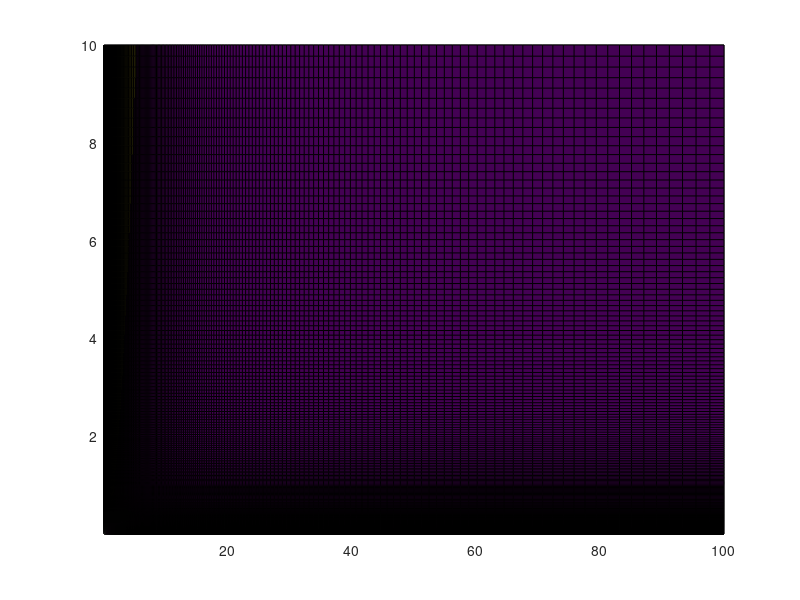

MATLAB code for this plot: (Note: this script raises an error after producing the figure.)
% Nick
c0 = 1.3e3; k0 = 12e3; m0 = 12; L0 = 1; s = sqrt(1e-3);

% Fletcher
%c0 = 57.28; k0 = 23.42; m0 = 16.94e-4; L0 = .2; s = .2;
sTemp = @(L) 10.^(.434.*log(12.*L.^3))./(100*(.1375.*L-7.5e-3));
phi = @(c_0,k_0,m_0,L,L_0,s,T) atand(((c_0.*s.^2.*(L.^3./L_0).*(2.*pi./T))./(k_0.*s.^2.*(L.^3./L_0)+(1/2).*m_0.*9.81.*(L.^4./L_0.^3)-(1/3).*m_0.*(L.^5./L_0.^3).*(2.*pi./T).^2)));
tqv = @(c_0,k_0,m_0,L,L_0,s) (pi.*c_0.*s.^2.*L.^3+pi.*((c_0.*s.^2.*L.^3).^2+16.*(k_0.*s.^2.*L.^3+(1/2).*m_0.*9.81.*(L.^4./L_0.^2)).*((1/3).*m_0.*(L.^5./L_0.^2))).^(1/2))./(2.*(k_0.*s.^2.*L.^3+(1/2).*m_0.*9.81.*(L.^4./L_0.^2)));
tvk = @(c_0,k_0,m_0,L,L_0,s) (-pi.*c_0.*s.^2.*L.^3+pi.*sqrt((c_0.*s.^2.*L.^3).^2+16.*(k_0.*s.^2.*L.^3+(1/2).*m_0.*9.81.*L.^4).*((1/3).*m_0.*(L.^5./L_0.^2))))./(2.*(k_0.*s.^2.*L.^3+(1/2).*m_0.*9.81.*(L.^4./L_0.^2)));
zta = @(c_0,k_0,m_0,L,L_0,s) (1./L).*((c_0.*s.^2)./(2.*sqrt(k_0.*s.^2+(1/2).*m_0.*9.81.*(L./L_0.^2)).*sqrt((1/3).*(m_0./L_0.^2))));

[lmat,tmat] = meshgrid(logspace(-4,1,500),logspace(-3,2,500)); 
sVals = logspace(-3,0,10);
temp = find(sVals-sqrt(1e-3)>0,1,'first');
sVals = [sVals(1:temp-1),sqrt(1e-3),sVals(temp:end)];
%sVals(1) = s;
%sVals = repmat(sTemp(logspace(-4,1,500)),500,1);

count  = 1;
for ii = 1:length(sVals)
    figObj = figure('Position',[962,2,958,994]);
    phiout = phi(c0,k0,m0,lmat,L0,sVals(ii),tmat);
    phiout(phiout<0) = phiout(phiout<0)+180;

     %surf(tmat,lmat,phiout,'EdgeAlpha',0); hold on
    pPic = pcolor(tmat,lmat,phiout); 
        pPic.EdgeAlpha = 0; hold on
        set(gca,'xscale','log','yscale','log'); 
        view([0 90]);
        pbaspect([1 1 1]);
        colormap autumn

    title(['Phase Angle of Steady State Motion, $\phi$. Sval = ',num2str(sVals(ii))],'Interpreter','latex','FontSize',18)
    xlabel('Time-scale (s)','FontSize',16);
    ylabel('Length-scale (m)','FontSize',16);

    % Plot Tqv
        plot(tqv(c0,k0,m0,logspace(-4,1,50),L0,sVals(ii)),logspace(-4,1,50),'w','LineWidth',3)

    % Plot Tvk
        plot(tvk(c0,k0,m0,logspace(-4,1,50),L0,sVals(ii)),logspace(-4,1,50),'w','LineWidth',3)
    
    % Plot Zeta
        zta_temp = @(L) zta(c0,k0,m0,L,L0,sVals(ii))-1;
        ztaVal = fsolve(zta_temp,.1,optimoptions('fsolve','Display','none'));
        yline(ztaVal,'k:','LineWidth',2)
        
    % Plot Rat
        plot(linspace(.2,.6,50),.05.*ones(1,50),'k','LineWidth',3)
        text(.6,.05,'\leftarrow Rat','FontSize',15)
        
    % Plot Horse
        plot(linspace(.45,.9,50),1.5.*ones(1,50),'k','LineWidth',3)
        text(.9,1.5,'\leftarrow Horse','FontSize',15)
        
    % Plot Fly
        plot(linspace(.05,.15,50),4e-4.*ones(1,50),'k','LineWidth',3)
        text(.15,4e-4,'\leftarrow Fly','FontSize',15)
    
    % Plot Aplysia
        plot(linspace(1.2,5,50),.015.*ones(1,50),'k','LineWidth',3)
        text(5,.015,'\leftarrow Aplysia','FontSize',15)
% 
    saveas(figObj,['G:\My Drive\Rat\S Analysis\Suttinski S\',num2str(count),'.png'])
    close(figObj)
    count  = count +1;
end

%% Plot Kinetic and Viscoelastic Region Sizes v. S Vals

sVals = logspace(-3,0,1000);
fullSpace = (10^2-10^-3)*(10^1-10^-4);
for ii = 1:length(sVals)
    kinSizeInit = trapz(logspace(-4,1,50),tvk(c0,k0,m0,logspace(-4,1,50),L0,sqrt(1e-3)));
    kinSize(ii) = (trapz(logspace(-4,1,50),tvk(c0,k0,m0,logspace(-4,1,50),L0,sVals(ii)))./kinSizeInit).*100;
    vSizeInit = trapz(logspace(-4,1,50),tqv(c0,k0,m0,logspace(-4,1,50),L0,sqrt(1e-3))-tvk(c0,k0,m0,logspace(-4,1,50),L0,sqrt(1e-3)));
    vSize(ii) = ((trapz(logspace(-4,1,50),tqv(c0,k0,m0,logspace(-4,1,50),L0,sVals(ii))-tvk(c0,k0,m0,logspace(-4,1,50),L0,sVals(ii))))./vSizeInit).*100;
    qSizeInit = fullSpace - vSizeInit;
    qSize(ii) = ((fullSpace-(trapz(logspace(-4,1,50),tqv(c0,k0,m0,logspace(-4,1,50),L0,sVals(ii))-tvk(c0,k0,m0,logspace(-4,1,50),L0,sVals(ii)))))./qSizeInit).*100;
end

figure('Position',[962,2,958,994]);
subplot(3,1,1)
    semilogx(sVals,kinSize,'LineWidth',3); grid on; hold on
    semilogx(.032,100,'r.','MarkerSize',30)
    title('Kinematic Region v. S Val','FontSize',18)
    ylabel('Percent of Original Size (%)')
    xlabel('S Value')
subplot(3,1,2)
    semilogx(sVals,vSize,'LineWidth',3); grid on; hold on
    semilogx(.032,100,'r.','MarkerSize',30)
    title('Viscoelastic Region v. S Val','FontSize',18)
    ylabel('Percent of Original Size (%)')
    xlabel('S Value')
subplot(3,1,3)
    semilogx(sVals,qSize,'LineWidth',3); grid on; hold on
    semilogx(.032,100,'r.','MarkerSize',30)
    title('Quasi-Static Region v. S Val','FontSize',18)
    ylabel('Percent of Original Size (%)')
    xlabel('S Value')
%% Plot damping ratio over length and Sval ranges

[sMat,lMat] = meshgrid(logspace(-3,0,500),logspace(-2,0,500));
zzMat = zta(c0,k0,m0,lMat,L0,sMat);
surf(sMat,lMat,zzMat,'EdgeAlpha',0); grid on; 
xlabel('S');    
ylabel('L');
zlabel('Zeta');
set(gca,'xscale','log','yscale','log','zscale','log');